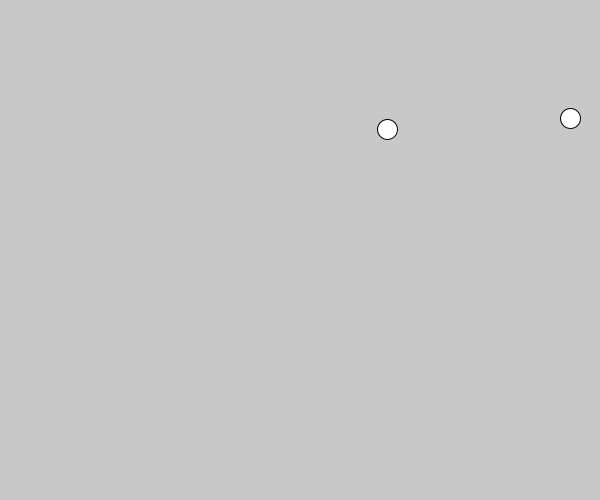
Frame 1 (no input)
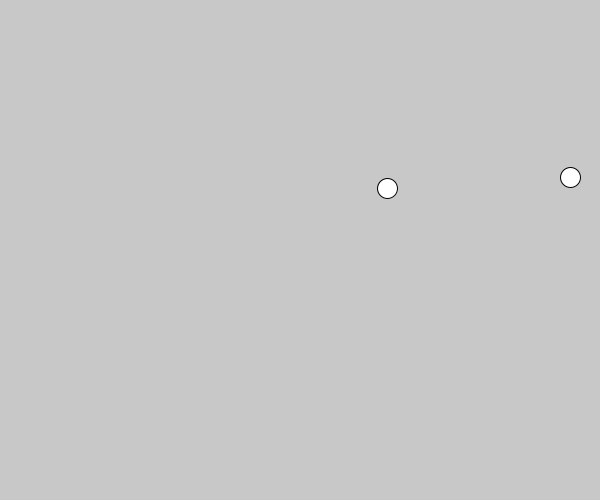
Frame 60 (the mouse pressed at the canvas centre just before this capture)
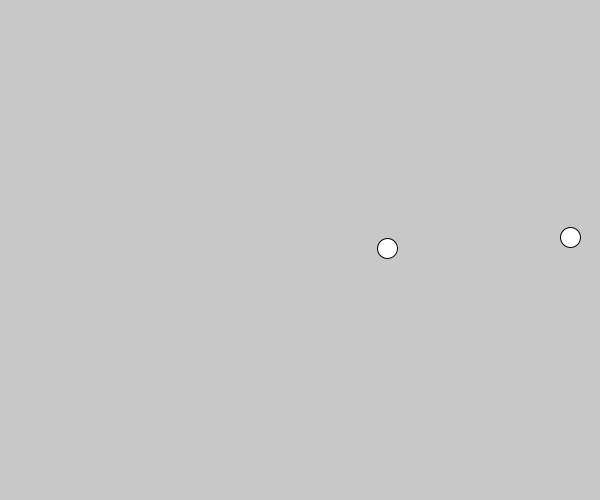
Frame 120 (the mouse held since frame 60 and released just before this capture)

The Processing sketch that drew these frames (run headless with seeded random() and noise(); from frame 60 on, the mouse is pressed at the canvas centre):

// Processing sketch: arrays10
// ── arrays10.pde
float[] xs = new float[2];
float[] ys = new float[2];

void setup() {
  size(600, 500);
  for (int i = 0; i < 2; i++) {
    xs[i] = random(width);
    ys[i] = random(height);
  }
}

void draw() {
  background(200);

  for (int i = 0; i < 2; i++) {
    circle(xs[i], ys[i], 20);
    ys[i] += 1;
  }
}
